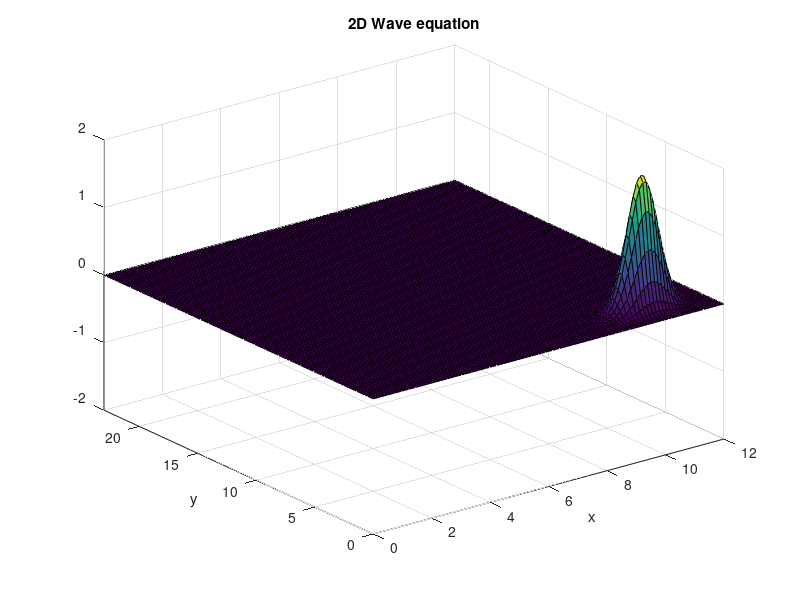

Reproduce this figure in MATLAB. (Note: this script raises an error after producing the figure.)
N = 101;
% L = 4*pi;
xL = 12;
yL = 23;
x = linspace(0,xL,N);
y = linspace(0,yL,N);

% It has three data set; 1: past, 2: current, 3: future.
u = zeros(N,N,3);
s = 0.5;

% Gaussian Pulse
[X,Y] = meshgrid(x,y);
x0 = 10;
y0 = 2;
init_u = 2*exp(-2*(X-x0).^2-2*(Y-y0).^2);
u(:,:,1) = init_u;
u(:,:,2) = init_u;

% Plot the initial condition.
handle_surf = surf(X,Y,init_u);
axis([0,xL,0,yL,-2,2]);
xlabel('x');
ylabel('y');
title('2D Wave equation');

% Dirichet Boundary conditions
u(1,:,:) = 0;
u(end,:,:) = 0;
u(:,1,:) = 0;
u(:,end,:) = 0;
u(1:51, 34:69, :) = 0;

filename = 'wave2D_no_obstacle.gif';
for ii=1:500
    % disp(['at ii= ', num2str(ii)]);
    % advance time
    u(2:end-1,2:end-1,3) = s*(u(2:end-1,3:end,2)+u(2:end-1,1:end-2,2)) ...
        + s*(u(3:end,2:end-1,2)+u(1:end-2,2:end-1,2)) ...
        + 2*(1-2*s)*u(2:end-1,2:end-1,2) ...
        - u(2:end-1,2:end-1,1);
    %u(1:53, 33:73, :) = 0;
    u(:,:,1) = u(:,:,2);
    u(:,:,2) = u(:,:,3);

    % update the figure
    handle_surf.ZData = u(:,:,2);
    drawnow;

    % capture frame to generate gif
    frame = getframe(gcf);
    im = frame2im(frame);
    im = imresize(im,0.5);
    [A,map] = rgb2ind(im,128);
    if ii==1
        imwrite(A,map,filename,'gif','LoopCount',Inf,'DelayTime',0.02);
    else
        imwrite(A,map,filename,'gif','WriteMode','append','DelayTime',0.02);
    end
end

fprintf('GIF file %s created.\n', filename);